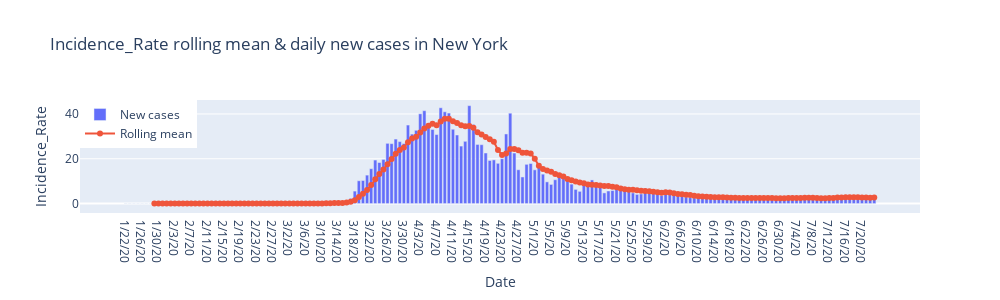
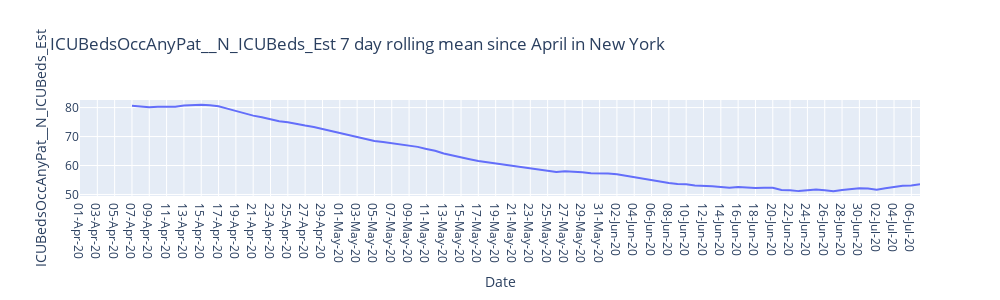

These figures' notebook cell, in order:
### Markdown cell above
- You can see that in Florida the incident rate increases slowly from April-May, which is when the mobility rate is at its lowest

### Code cell
rolling_mean_and_new_cases("New York", "Incidence_Rate")
plot_hospital_capacity("New York")

### Figure 1 — Plotly figure (JSON) as saved in the notebook; plotly's stock layout.template omitted (floating-point values rounded to 4 significant figures; data arrays with more than 128 entries replaced by an {"elided": "..."} marker saying what was removed)
{"data": [{"name": "New cases", "type": "bar", "x": {"elided": "184 str values"}, "y": {"elided": "184 float values"}}, {"mode": "lines+markers", "name": "Rolling mean", "type": "scatter", "x": {"elided": "184 str values"}, "y": {"elided": "184 float values"}}], "layout": {"height": 300, "legend": {"traceorder": "normal", "x": 0, "y": 1}, "title": {"text": "Incidence_Rate rolling mean & daily new cases in New York"}, "width": 1000, "xaxis": {"title": {"text": "Date"}}, "yaxis": {"title": {"text": "Incidence_Rate"}}}}

### Figure 2 — Plotly figure (JSON) as saved in the notebook; plotly's stock layout.template omitted (floating-point values rounded to 4 significant figures)
{"data": [{"mode": "lines", "type": "scatter", "x": ["01-Apr-20", "02-Apr-20", "03-Apr-20", "04-Apr-20", "05-Apr-20", "06-Apr-20", "07-Apr-20", "08-Apr-20", "09-Apr-20", "10-Apr-20", "11-Apr-20", "12-Apr-20", "13-Apr-20", "14-Apr-20", "15-Apr-20", "16-Apr-20", "17-Apr-20", "18-Apr-20", "19-Apr-20", "20-Apr-20", "21-Apr-20", "22-Apr-20", "23-Apr-20", "24-Apr-20", "25-Apr-20", "26-Apr-20", "27-Apr-20", "28-Apr-20", "29-Apr-20", "30-Apr-20", "01-May-20", "02-May-20", "03-May-20", "04-May-20", "05-May-20", "06-May-20", "07-May-20", "08-May-20", "09-May-20", "10-May-20", "11-May-20", "12-May-20", "13-May-20", "14-May-20", "15-May-20", "16-May-20", "17-May-20", "18-May-20", "19-May-20", "20-May-20", "21-May-20", "22-May-20", "23-May-20", "24-May-20", "25-May-20", "26-May-20", "27-May-20", "28-May-20", "29-May-20", "30-May-20", "31-May-20", "01-Jun-20", "02-Jun-20", "03-Jun-20", "04-Jun-20", "05-Jun-20", "06-Jun-20", "07-Jun-20", "08-Jun-20", "09-Jun-20", "10-Jun-20", "11-Jun-20", "12-Jun-20", "13-Jun-20", "14-Jun-20", "15-Jun-20", "16-Jun-20", "17-Jun-20", "18-Jun-20", "19-Jun-20", "20-Jun-20", "21-Jun-20", "22-Jun-20", "23-Jun-20", "24-Jun-20", "25-Jun-20", "26-Jun-20", "27-Jun-20", "28-Jun-20", "29-Jun-20", "30-Jun-20", "01-Jul-20", "02-Jul-20", "03-Jul-20", "04-Jul-20", "05-Jul-20", "06-Jul-20", "07-Jul-20"], "y": [null, null, null, null, null, null, 80.6, 80.29, 80.14, 80.27, 80.2, 80.31, 80.7, 80.89, 80.96, 80.79, 80.44, 79.63, 78.83, 77.87, 77.21, 76.63, 76.03, 75.26, 74.96, 74.27, 73.8, 73.31, 72.6, 71.84, 71.14, 70.46, 69.73, 69.04, 68.49, 68.11, 67.73, 67.19, 66.87, 66.43, 65.73, 65.07, 64.14, 63.4, 62.9, 62.17, 61.54, 61.13, 60.77, 60.2, 59.94, 59.54, 59.13, 58.7, 58.27, 57.79, 58, 57.94, 57.66, 57.34, 57.39, 57.26, 56.99, 56.5, 55.96, 55.27, 54.97, 54.46, 53.99, 53.61, 53.5, 53.09, 53.03, 52.83, 52.59, 52.36, 52.57, 52.39, 52.27, 52.36, 52.33, 51.51, 51.47, 51.16, 51.39, 51.69, 51.43, 51.13, 51.54, 51.76, 52.17, 52.1, 51.64, 52.11, 52.53, 52.99, 53.11, 53.53]}], "layout": {"height": 300, "legend": {"traceorder": "normal", "x": 0, "y": 1}, "title": {"text": "ICUBedsOccAnyPat__N_ICUBeds_Est 7 day rolling mean since April in New York"}, "width": 1000, "xaxis": {"title": {"text": "Date"}}, "yaxis": {"title": {"text": "ICUBedsOccAnyPat__N_ICUBeds_Est"}}}}
